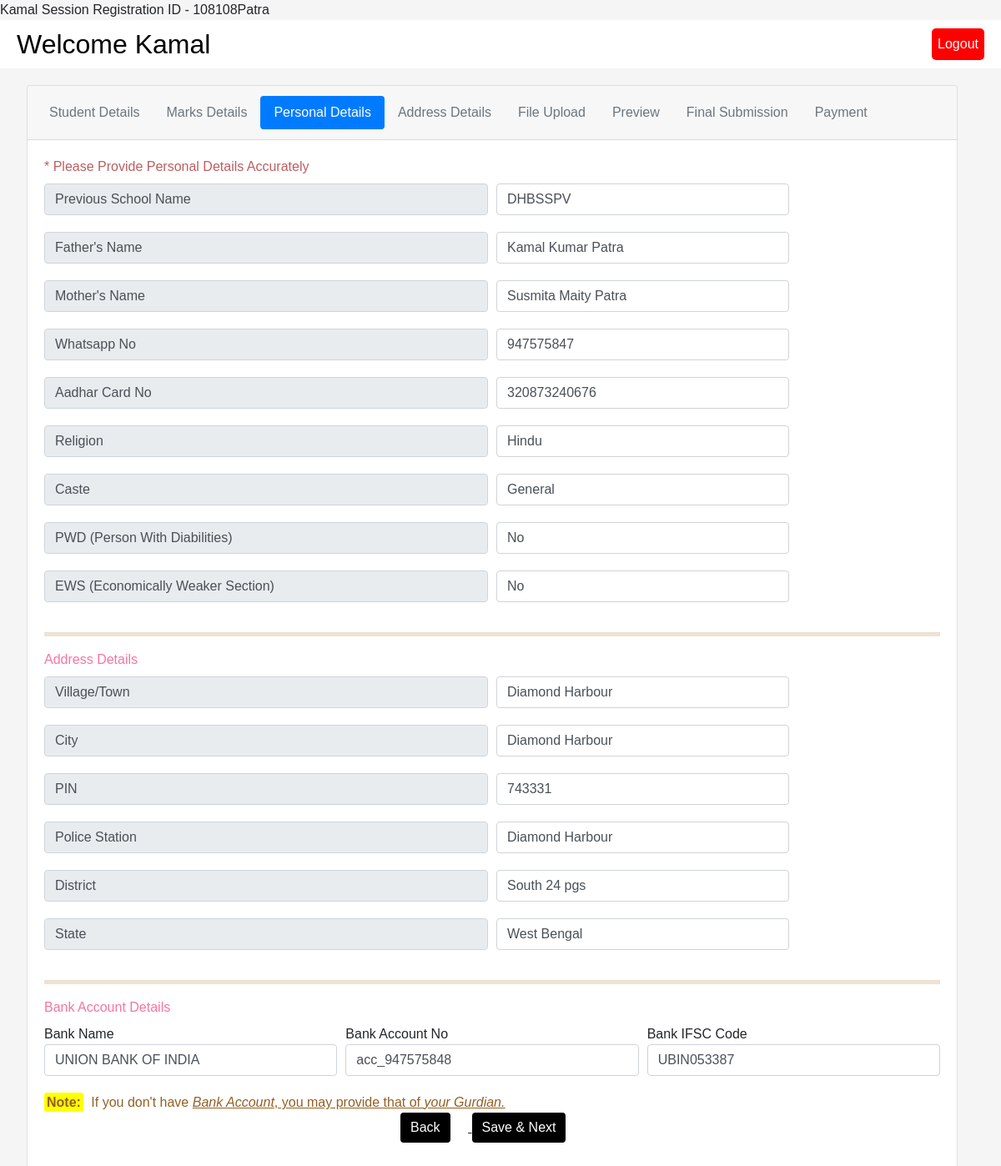
Page /Project/personal_details.php (signed in) on the committed database.
### tables this page shows
CREATE TABLE `student_details` (
  `reg_no` varchar(10) NOT NULL,
  `fname` varchar(255) DEFAULT NULL,
  `lname` varchar(255) NOT NULL,
  `email` varchar(255) NOT NULL,
  `phoneNumber` varchar(255) NOT NULL,
  `dob` varchar(255) NOT NULL,
  `terms` varchar(255) NOT NULL,
  `password` varchar(255) NOT NULL,
  `emailVerify` int(255) NOT NULL DEFAULT '0',
  `numberVerify` varchar(255) DEFAULT '0',
  `is_finally_submitted` int(1) NOT NULL DEFAULT '0',
  `issubmitted` int(1) NOT NULL DEFAULT '0',
  `previous_school_name` varchar(255) DEFAULT NULL,
  `fathers_name` varchar(255) DEFAULT NULL,
  `mothers_name` varchar(255) DEFAULT NULL,
  `current_whatsapp_no` varchar(255) DEFAULT NULL,
  `aadhar_card_no` varchar(255) DEFAULT NULL,
  `student_religion` varchar(255) DEFAULT NULL,
  `student_caste` varchar(255) DEFAULT NULL,
  `is_student_PWD` varchar(4) DEFAULT NULL,
  `is_student_EWS` varchar(4) NOT NULL DEFAULT '0',
  `student_village_town` varchar(255) DEFAULT NULL,
  `student_city` varchar(50) DEFAULT NULL,
  `student_pin_code` varchar(20) DEFAULT NULL,
  `student_police_station` varchar(50) DEFAULT NULL,
  `student_district` varchar(50) DEFAULT NULL,
  `student_state` varchar(50) DEFAULT NULL,
  `bengali_marks` int(4) DEFAULT NULL,
  `bengali_full_marks` int(4) DEFAULT '100',
  `english_marks` int(4) DEFAULT NULL,
  `english_full_marks` int(4) DEFAULT '100',
  `mathematics_marks` int(4) DEFAULT NULL,
  `mathematics_full_marks` int(4) DEFAULT '100',
  `physical_science_marks` int(4) DEFAULT NULL,
  `physical_science_full_marks` int(4) DEFAULT '100',
  `life_science_marks` int(4) DEFAULT NULL,
  `life_science_full_marks` int(4) DEFAULT '100',
  `history_marks` int(4) DEFAULT NULL,
  `history_full_marks` int(4) DEFAULT '100',
  `geography_marks` int(4) DEFAULT NULL,
  `geography_full_marks` int(4) DEFAULT '100',
  `language_1` varchar(255) DEFAULT NULL,
  `language_2` varchar(255) DEFAULT NULL,
  `select_stream` varchar(255) DEFAULT NULL,
  `sub_comb` varchar(255) DEFAULT NULL,
  `bank_name` varchar(255) DEFAULT NULL,
  `bank_account_no` varchar(20) DEFAULT NULL,
  `bank_ifsc_code` varchar(20) DEFAULT NULL,
  `institution_fees_payment_done` int(11) DEFAULT '0',
  `institution_fees_payments_ID` varchar(255) DEFAULT NULL,
  `portal_fees_payment_done` int(11) DEFAULT '0',
  `portal_payment_id` varchar(255) DEFAULT NULL,
  `passport_size_photo_uploaded` int(11) DEFAULT '0',
  `aadhar_card_uploaded` int(11) DEFAULT '0',
  `madhyamik_marksheet_uploaded` int(11) DEFAULT '0',
  `madhyamik_certificate_uploaded` int(11) DEFAULT '0',
  `signature_uploaded` int(11) DEFAULT '0'
);

### Project/personal_details.php (the view, shortened to what the rows shown need)
<?php
require 'session.php';
 $query = "SELECT * FROM student_details WHERE email='$email'";
 $results = mysqli_query($db, $query);
 $user = mysqli_fetch_assoc($results);
 ?>
<!DOCTYPE html>
<html lang="en">
<head>
  <link href="https://cdn.jsdelivr.net/npm/bootstrap@5.0.2/dist/css/bootstrap.min.css" rel="stylesheet"
 />
  <link rel="stylesheet" href="https://cdn.jsdelivr.net/npm/bootstrap@4.3.1/dist/css/bootstrap.min.css"
 />
</head>
<body>
  <div class="header">
    <h2 style="margin: 0">
      Welcome
      <?php echo $user['fname']; ?>
    </h2>
    <a href="welcome.php?logout='1'" class="logout">Logout</a>
  </div>
  <div class="container">
    <div class="row">
      <div class="col-xs-12">
        <div class="card text-center">
          <div class="card-body">
            <form method="post" action="personal_details_controller.php">
              <div class="form-row">
                <div class="form-group col-md-4">
                  <input type="text" class="form-control" id="inputCity" name="previous_school_name"
                  <?php if ($user['previous_school_name'] == null): ?>
                    placeholder="Enter your Previous School Name"
                    <?php else: ?>
                    value="<?php echo $user['previous_school_name']; ?>"
                    <?php endif; ?>
                  / required>
                </div>
              </div>
              <div class="form-row">
                <div class="form-group col-md-4">
                  <input type="text" class="form-control" id="inputCity" name="fathers_name"
                  <?php if ($user['fathers_name'] == null): ?>
                    placeholder="Enter your Father's Name"
                    <?php else: ?>
                    value="<?php echo $user['fathers_name']; ?>"
                    <?php endif; ?>
                    / required>
                </div>
              </div>
              <div class="form-row">
                <div class="form-group col-md-4">
                  <input type="text" class="form-control" id="inputCity" name="mothers_name"
                  <?php if ($user['mothers_name'] == null): ?>
                    placeholder="Enter your Mother's Name"
                    <?php else: ?>
                    value="<?php echo $user['mothers_name']; ?>"
                    <?php endif; ?>
                    />
                </div>
              </div>
              <div class="form-row">
                <div class="form-group col-md-4">
                  <input type="text" class="form-control" id="inputSubject" name="current_whatsapp_no"
                  <?php if ($user['current_whatsapp_no'] == null): ?>
                    placeholder="Current Whatsapp No."
                    <?php else: ?>
                    value="<?php echo $user['current_whatsapp_no']; ?>"
                    <?php endif; ?>
                    / required>                </div>
              </div>
              <div class="form-row">
                <div class="form-group col-md-4">
                  <input type="text" class="form-control" id="inputCity" name="aadhar_card_no"
                  <?php if ($user['aadhar_card_no'] == null): ?>
                    placeholder="XXXX - XXXX - XXXX"
                    <?php else: ?>
                    value="<?php echo $user['aadhar_card_no']; ?>"
                    <?php endif; ?>
                    />
                </div>
              </div>
              <div class="form-row">
                <div class="form-group col-md-4">
                  <select id="inputState" name="student_religion" class="form-control">
    <option <?php if ($user['student_religion'] == null || $user['student_religion'] == 'Hindu'): ?> selected <?php endif; ?>>Hindu</option>
</select>
                </div>
              </div>
              <div class="form-row">
                <div class="form-group col-md-4">
                  <select id="inputState" class="form-control" name="student_caste">
    <option <?php if ($user['student_caste'] == 'General'): ?> selected <?php endif; ?> value="General">General</option>
</select>
                </div>
              </div>
              <div class="form-row">
                <div class="form-group col-md-4">
                  <select id="inputState" class="form-control" name="is_student_PWD">
    <option <?php if ($user['is_student_PWD'] == 'No'): ?> selected <?php endif; ?> value="No">No</option>
</select>
                </div>
              </div>
              <div class="form-row">
                <div class="form-group col-md-4">
                  <input type="text" class="form-control" id="inputCity" name="student_village_town"
                  <?php if ($user['student_village_town'] == null): ?>
                    placeholder="Enter your Village/Town"
                    <?php else: ?>
                    value="<?php echo $user['student_village_town']; ?>"
                    <?php endif; ?>
                  />
                </div>
              </div>
              <div class="form-row">
                <div class="form-group col-md-4">
                  <input type="text" class="form-control" id="inputCity" name="student_city" <?php if ($user['student_city'] == null): ?>
                    placeholder="Enter your City"
                    <?php else: ?>
                    value="<?php echo $user['student_city']; ?>"
                    <?php endif; ?>
                  />
                </div>
              </div>
              <div class="form-row">
                <div class="form-group col-md-4">
                  <input type="text" class="form-control" id="inputCity" name="student_pin_code"
                  <?php if ($user['student_pin_code'] == null): ?>
                    placeholder="Enter your PIN"
                    <?php else: ?>
                    value="<?php echo $user['student_pin_code']; ?>"
                    <?php endif; ?>
                  />
                </div>
              </div>
              <div class="form-row">
                <div class="form-group col-md-4">
                  <input type="text" class="form-control" id="inputCity" name="student_police_station"
                  <?php if ($user['student_police_station'] == null): ?>
                    placeholder="Enter your Police Station"
                    <?php else: ?>
                    value="<?php echo $user['student_police_station']; ?>"
                    <?php endif; ?>
                  />                </div>
              </div>
              <div class="form-row">
                <div class="form-group col-md-4">
                  <input type="text" class="form-control" id="inputCity" name="student_district"
                  <?php if ($user['student_district'] == null): ?>
                    placeholder="Enter Your District"
                    <?php else: ?>
                    value="<?php echo $user['student_district']; ?>"
                    <?php endif; ?>
                  />
                </div>
              </div>
              <div class="form-row">
                <div class="form-group col-md-4">
                  <select id="inputState" class="form-control" name="student_state">
    <option <?php if ($user['student_state'] == 'West Bengal'): ?> selected <?php endif; ?> value="West Bengal">West Bengal</option>
</select>
                </div>
              </div>
      <div class="form-row">
        <div class="form-group col-md-4">
          <label for="bank_name" style="margin-bottom: 0%;display: flex;">Bank Name</label>
          <input type="text" class="form-control" id="bank_name" name="bank_name" <?php if ($user['bank_name'] == null): ?> placeholder="Enter Bank Name" <?php else: ?> value="<?php echo $user['bank_name']; ?>" <?php endif; ?> />
        </div>
        <div class="form-group col-md-4">
          <label for="bank_account_no" style="margin-bottom: 0%;display: flex;">Bank Account No</label>
          <input type="text" class="form-control" id="bank_account_no" name="bank_account_no" <?php if ($user['bank_account_no'] == null): ?> placeholder="Enter Bank Account No" <?php else: ?> value="<?php echo $user['bank_account_no']; ?>" <?php endif; ?> />
        </div>
        <div class="form-group col-md-4">
          <label for="bank_ifsc_code" style="margin-bottom: 0%;display: flex;">Bank IFSC Code</label>
          <input type="text" class="form-control" id="bank_ifsc_code" name="bank_ifsc_code" <?php if ($user['bank_ifsc_code'] == null): ?> placeholder="Enter Bank IFSC Code" <?php else: ?> value="<?php echo $user['bank_ifsc_code']; ?>" <?php endif; ?> />
        </div>
      </div>
            </form>
          </div>
        </div>
      </div>
    </div>
  </div>
</body>
</html>

### rows in the picture
student_details: reg_no "108108", lname "Patra", fname "Kamal", previous_school_name "DHBSSPV", fathers_name "Kamal Kumar Patra", mothers_name "Susmita Maity Patra", current_whatsapp_no "947575847", aadhar_card_no "320873240676", student_religion "Hindu", student_caste "General", is_student_PWD "No", student_village_town "Diamond Harbour", student_city "Diamond Harbour", student_pin_code "743331", student_police_station "Diamond Harbour", student_district "South 24 pgs", student_state "West Bengal", bank_name "UNION BANK OF INDIA", bank_account_no "acc_947575848", bank_ifsc_code "UBIN053387"
